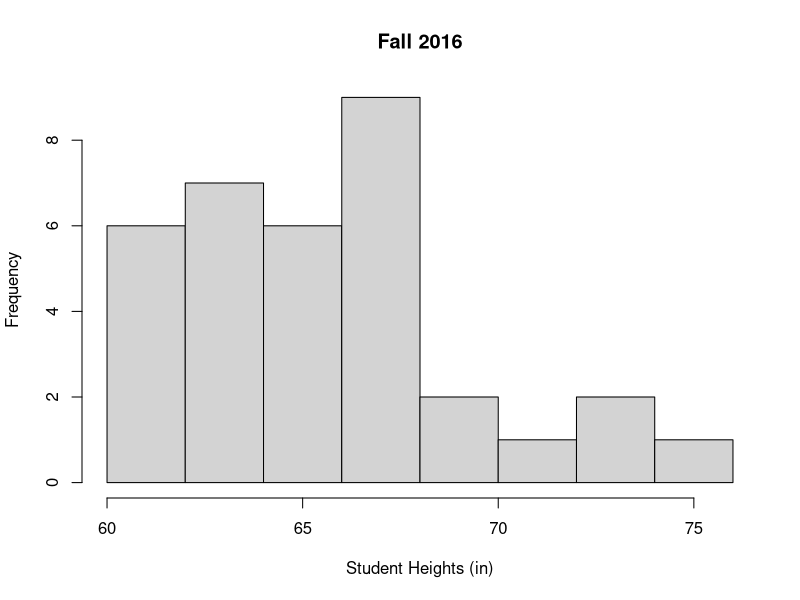
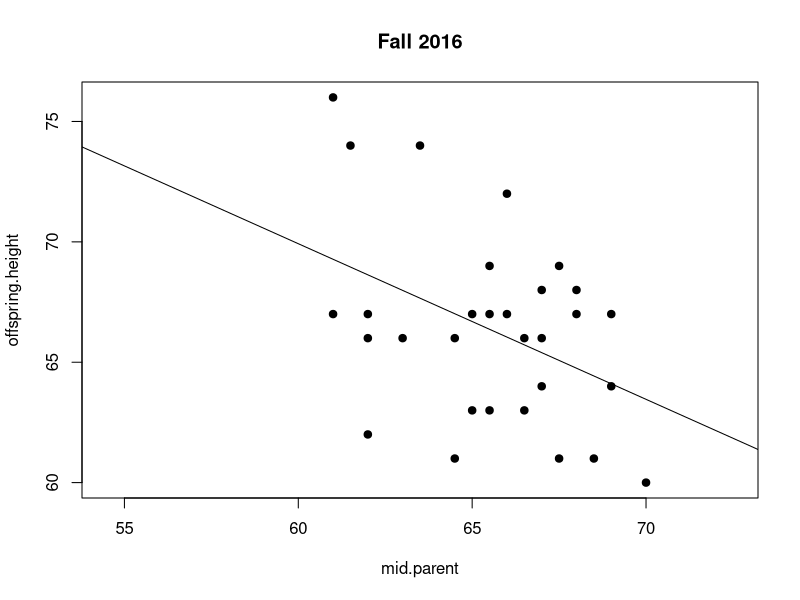
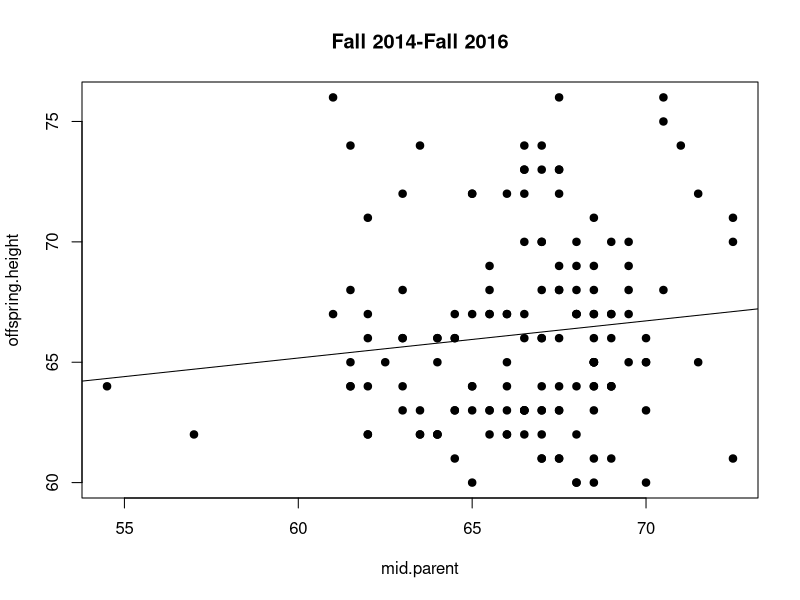
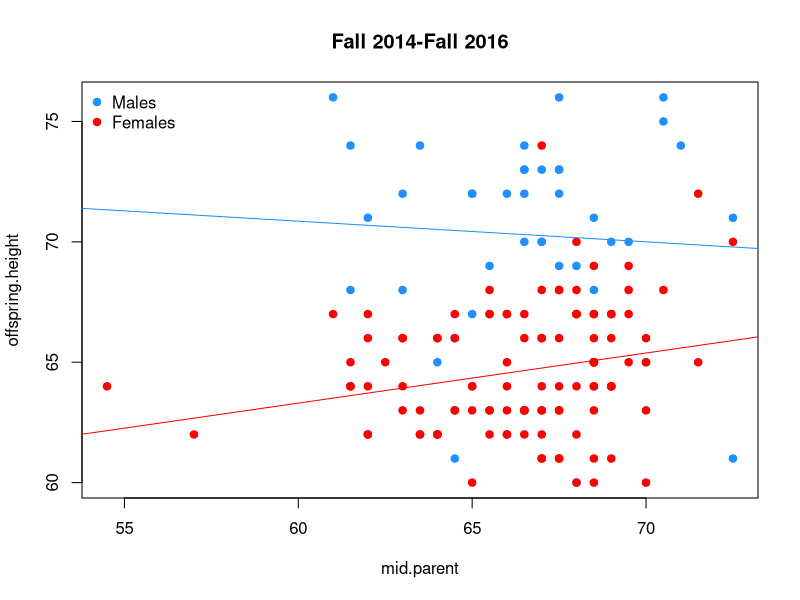
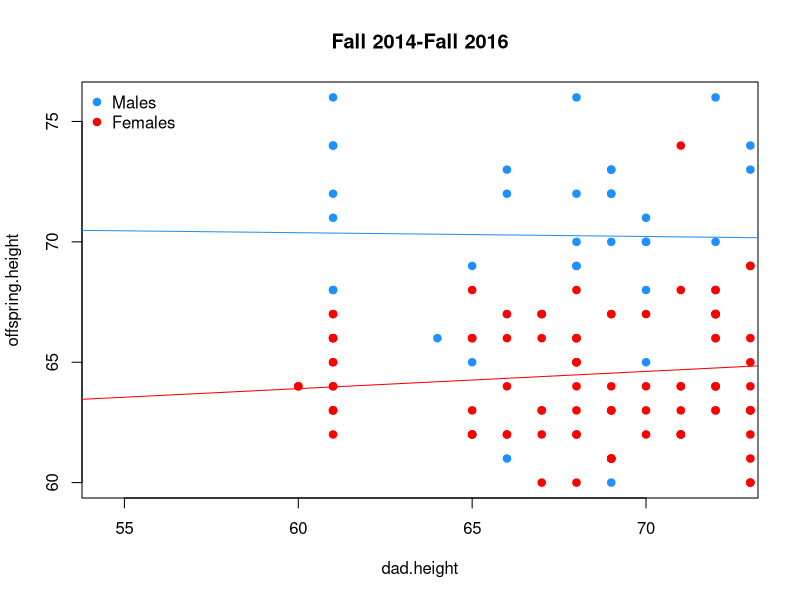
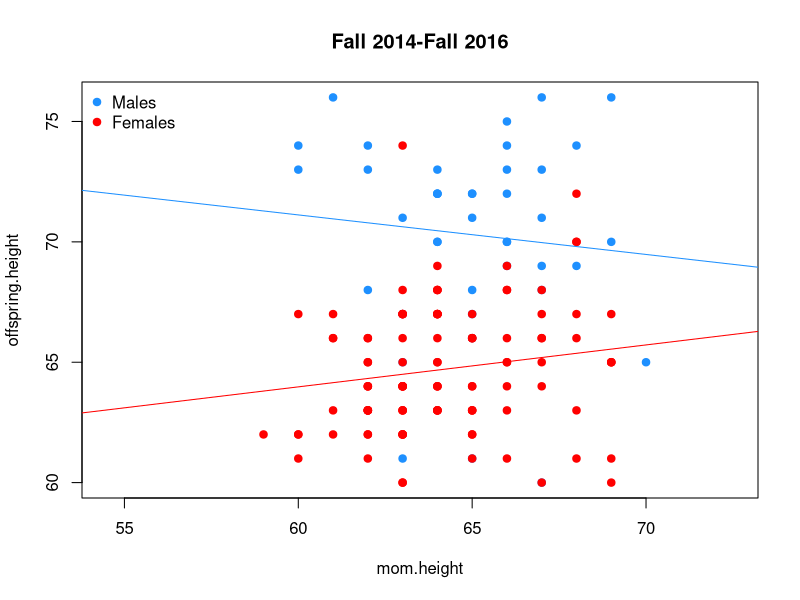
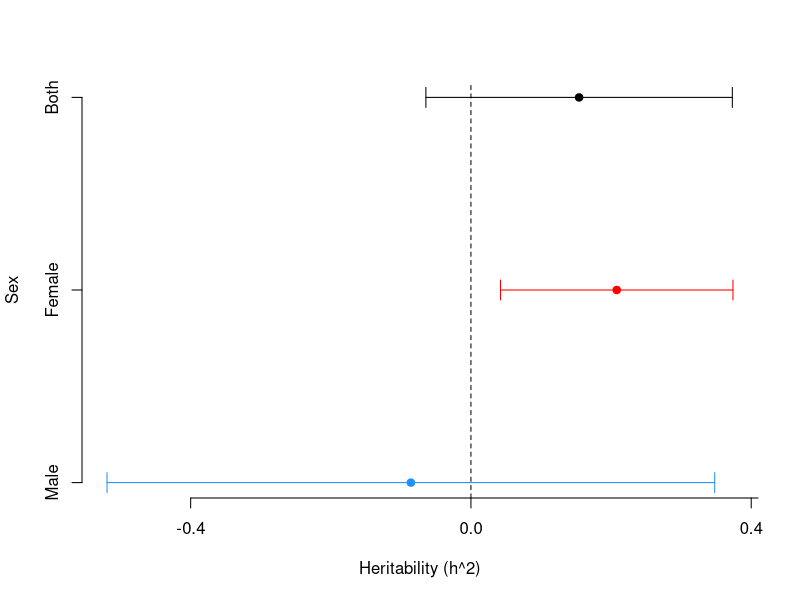

Recreate these plots in R, in order.

dat = read.csv('height_211.csv')

mod1 = lm(offspring.height ~ mid.parent, data=dat)
mod2 = update(mod1, . ~ . + Sex)
mod3 = lm(offspring.height ~ dad.height + mom.height + Sex, data=dat)

pdf('./height_midparent.pdf')
par(mfrow=c(1,1))
hist(dat$offspring.height[dat$semester=='fall' & dat$year ==2016],
     xlab='Student Heights (in)', main='Fall 2016')
ylims = range(dat$offspring.height)
xlims = range(dat$mid.parent, na.rm=T)
plot(offspring.height ~ mid.parent, data=dat, subset=semester=='fall' & year==2016,
     pch=19, xlim=xlims, ylim=ylims, main='Fall 2016')
abline(lm(offspring.height ~ mid.parent, data=dat, subset=semester=='fall' & year==2016))
###
plot(offspring.height ~ mid.parent, data=dat, pch=19, xlim=xlims, ylim=ylims,
     main='Fall 2014-Fall 2016')
abline(lm(offspring.height ~ mid.parent, data=dat))
###
plot(offspring.height ~ mid.parent, data=dat, type='n', xlim=xlims, ylim=ylims,
     main='Fall 2014-Fall 2016')
points(offspring.height ~ mid.parent, data=dat, subset=Sex=='M', col='dodgerblue',
       pch=19)
points(offspring.height ~ mid.parent, data=dat, subset=Sex=='F', col='red',
       pch=19)
abline(lm(offspring.height ~ mid.parent, data=dat, subset=Sex=='M'), 
       col='dodgerblue')
abline(lm(offspring.height ~ mid.parent, data=dat, subset=Sex=='F'), 
       col='red')
legend('topleft', c('Males', 'Females'), col=c('dodgerblue','red'), pch=19,bty='n')
##
plot(offspring.height ~ dad.height, data=dat, type='n', xlim=xlims, ylim=ylims,
     main='Fall 2014-Fall 2016')
points(offspring.height ~ dad.height, data=dat, subset=Sex=='M', col='dodgerblue',
       pch=19)
points(offspring.height ~ dad.height, data=dat, subset=Sex=='F', col='red',
       pch=19)
abline(lm(offspring.height ~ dad.height, data=dat, subset=Sex=='M'), 
       col='dodgerblue')
abline(lm(offspring.height ~ dad.height, data=dat, subset=Sex=='F'), 
       col='red')
legend('topleft', c('Males', 'Females'), col=c('dodgerblue','red'), pch=19,bty='n')
##
plot(offspring.height ~ mom.height, data=dat, type='n', xlim=xlims, ylim=ylims,
     main='Fall 2014-Fall 2016')
points(offspring.height ~ mom.height, data=dat, subset=Sex=='M', col='dodgerblue',
       pch=19)
points(offspring.height ~ mom.height, data=dat, subset=Sex=='F', col='red',
       pch=19)
abline(lm(offspring.height ~ mom.height, data=dat, subset=Sex=='M'), 
       col='dodgerblue')
abline(lm(offspring.height ~ mom.height, data=dat, subset=Sex=='F'), 
       col='red')
legend('topleft', c('Males', 'Females'), col=c('dodgerblue','red'), pch=19,bty='n')

dev.off()

mods = vector('list', 3)
h2 = se = rep(NA, 3)

mods[[1]] = lm(offspring.height ~ mid.parent, data=dat)
mods[[2]] = lm(offspring.height ~ mid.parent, data=dat, subset=Sex=='F')
mods[[3]] = lm(offspring.height ~ mid.parent, data=dat, subset=Sex=='M')

for(i in 1:3) {
    h2[i] = coef(mods[[i]])[2]
    se[i] = summary(mods[[i]])$coef[2,2]
}

xmin = min(h2 - 1.96 * se)
xmax = max(h2 + 1.96 * se)

pdf('./heritablity_estimate.pdf')
cols= c('black','red','dodgerblue')
par(mfrow=c(1,1))
plot(h2, 3:1, xlim=c(xmin, xmax), frame.plot=F, axes=F,
     ylab='Sex', xlab='Heritability (h^2)', pch=19,
     col=cols)
arrows(h2 - 1.96 * se, 3:1,
       h2 + 1.96 * se, code=3, 3:1, angle=90, length=.1 , 
       col=cols)
abline(v=0, lty=2)
axis(side=2, at = 3:1, labels = c('Both', 'Female', 'Male'))
axis(side=1, at=seq(-.4, 1.4, .4))
dev.off()
